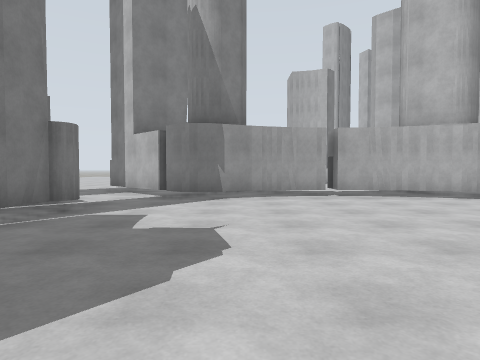
view 1 (above)

24 first-person views from a walk through a robot-simulator world made for Gazebo. The camera is 1.2 m above the floor, tilts 2° down and sees 75° across. The floor is counted in squares, 2 m on a side. Each view is taken from the middle of a square. On the plan, view 1 faces up. The plan holds only what a view shows up to about 9 squares ahead; the rest is blank. The place goes on beyond the plan.

view 2
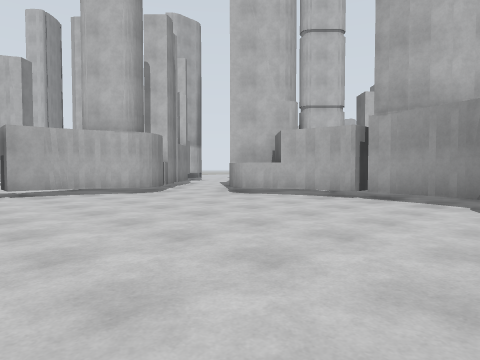

view 3
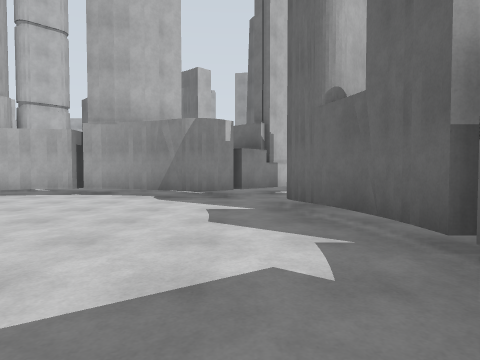

view 4
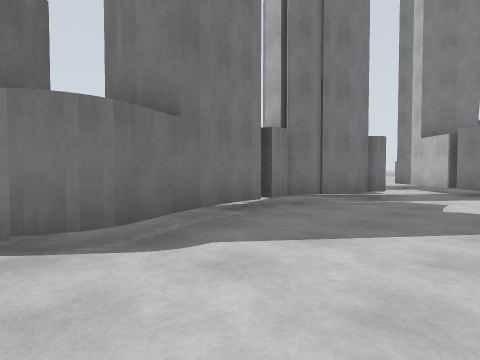

view 5
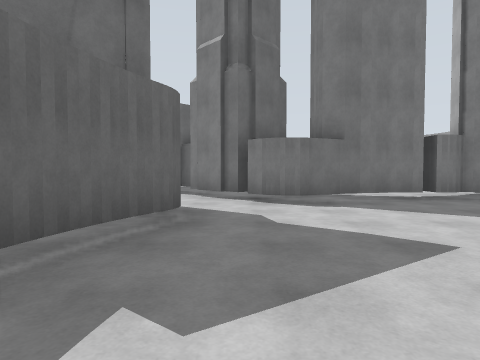

view 6
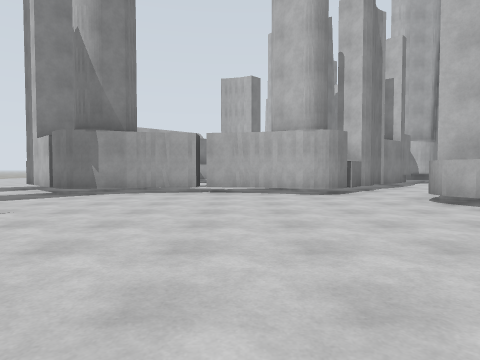

view 7
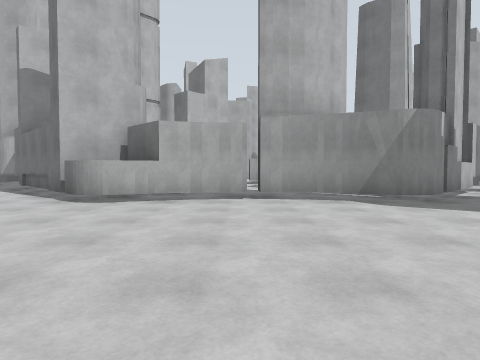

view 8
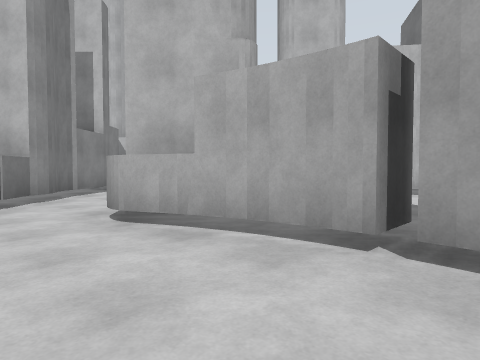

view 9
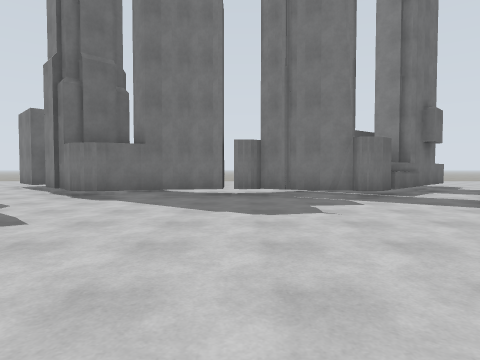

view 10
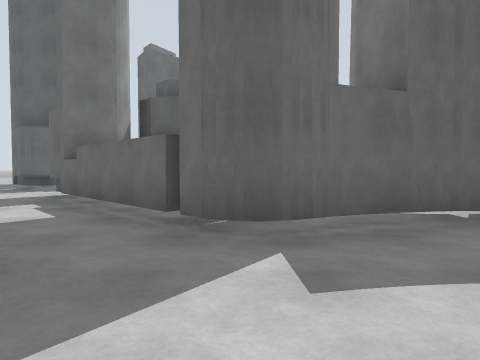

view 11
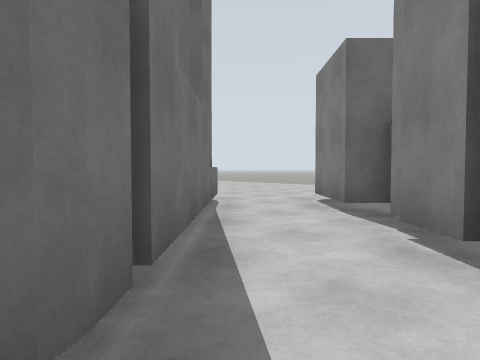

view 12
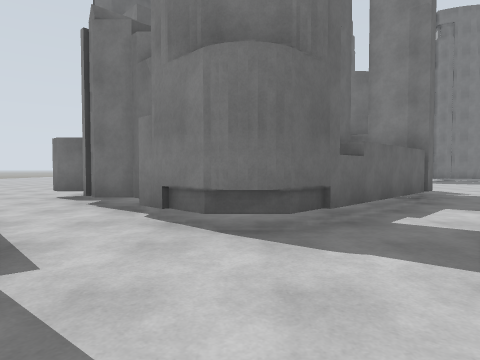

view 13
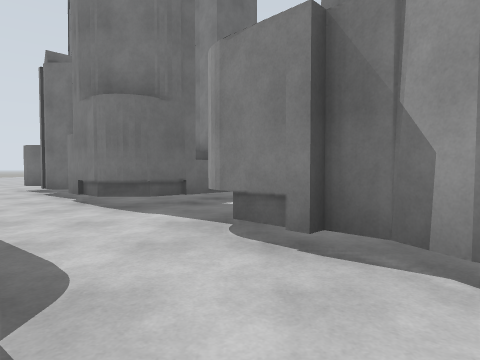

view 14
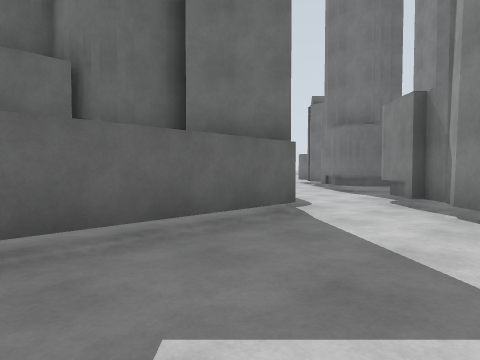

view 15
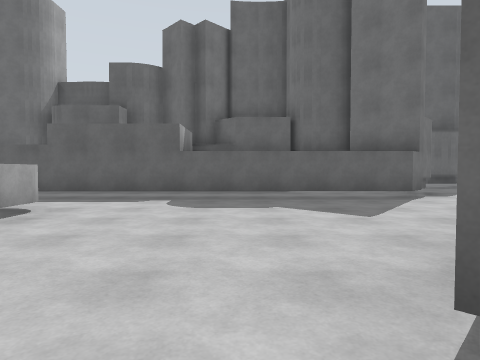

view 16
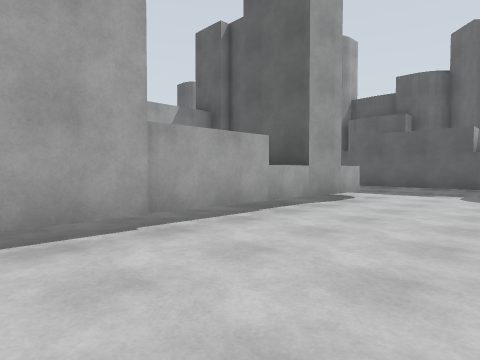

view 17
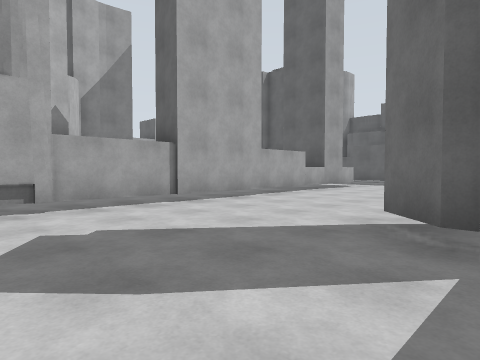

view 18
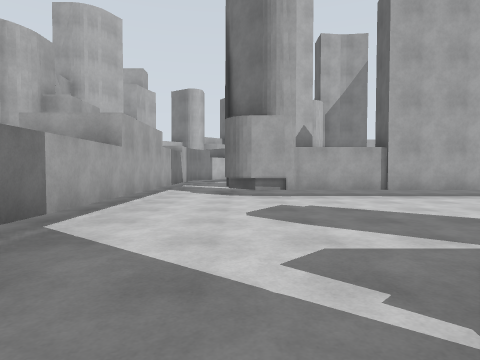

view 19
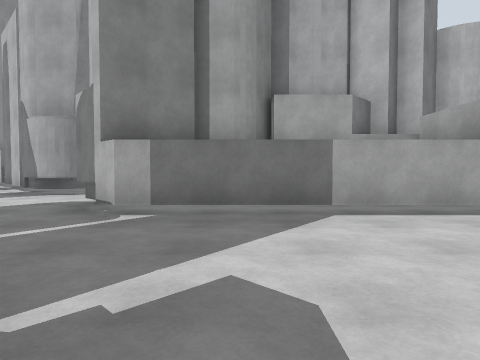

view 20
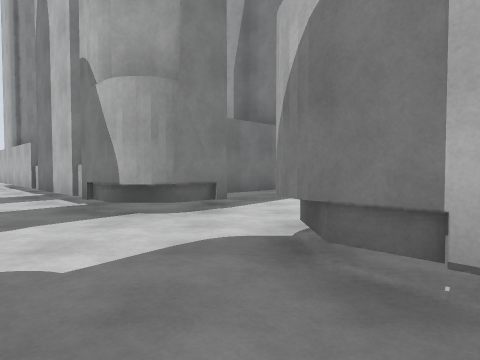

view 21
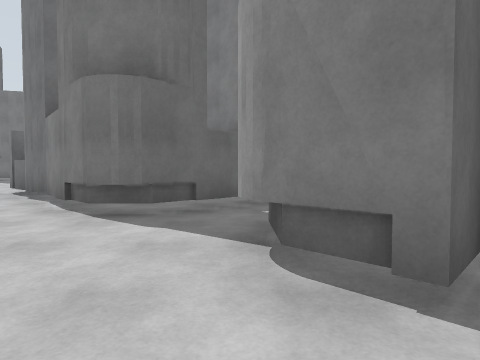

view 22
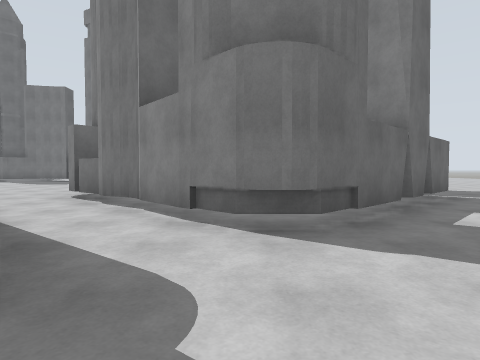

view 23
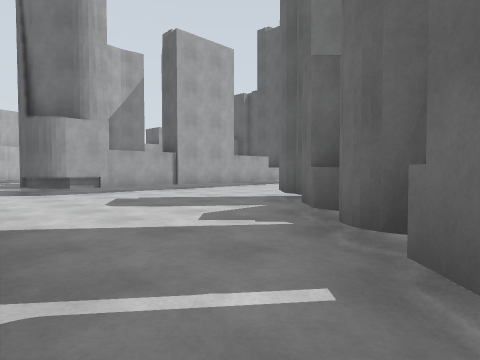

view 24
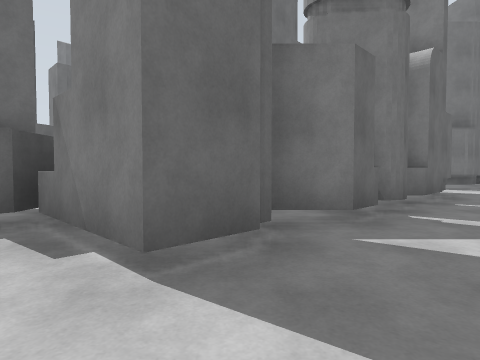

### Floor plan
Key: @ floor where view 1 was taken; # wall or solid block; x gap in a wall; . floor.
Columns run from 8 left of view 1 to 22 right of it. Each row starts with its distance up from view 1.
 17               ##
 16               .##   ##
 15              ...##  #.
 14              #...## ..
 13              ##...##..
 12               ##...#..
 11                ##....#
 10                 ##...##
  9     .#        ###.....#########
  8    ..##       #...##...........
  7    #..#########..####.......##.
  6    ##...........##  ##......#
  5     ##.........##    ##.....#
  4      #.........##     ###...#
  3      #.........#     ###....#
  2     x...........x.    #.....#
  1      #..........#.    ##....#
  0      #..@......##       #...#
 -1     ##.........#        ....#
 -2     #..........##      .....##
 -3    ##..##...##..##  ##......#
 -4   ##..####x####..####.........
 -5   #..#        ##..##..........
 -6 ....#          ##....##########
 -7 ...#            ##...#
 -8 ...            ##....
 -9              ###..##
-10              #...
-11             .#..
-12             ...

Positions as (right, up) in squares from view 1, and headings:
1: (0, 0), facing up
2: (1, -1), facing up-right
3: (0, -2), facing right
4: (0, -2), facing up-left
5: (3, -2), facing left
6: (3, -1), facing up
7: (1, 2), facing right
8: (5, 1), facing up-right
9: (4, 2), facing left
10: (5, 0), facing down
11: (-1, -2), facing down-left
12: (12, -7), facing left
13: (14, -5), facing left
14: (17, -3), facing down-left
15: (17, 1), facing down
16: (17, 3), facing down-right
17: (15, 7), facing down-right
18: (13, 7), facing right
19: (15, 5), facing up
20: (12, 8), facing up
21: (13, 12), facing left
22: (12, 10), facing left
23: (12, 9), facing down-right
24: (18, 4), facing left
